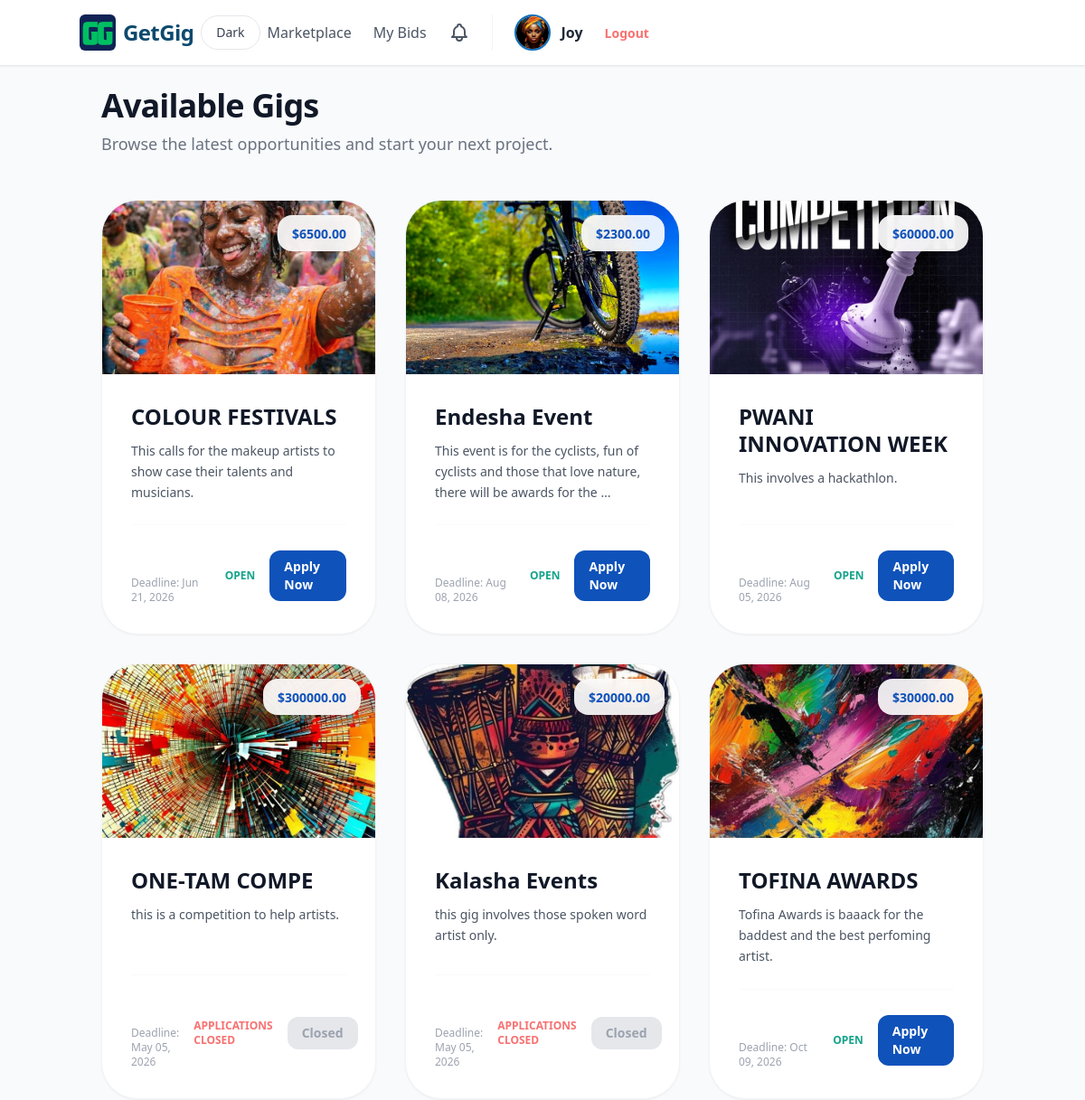
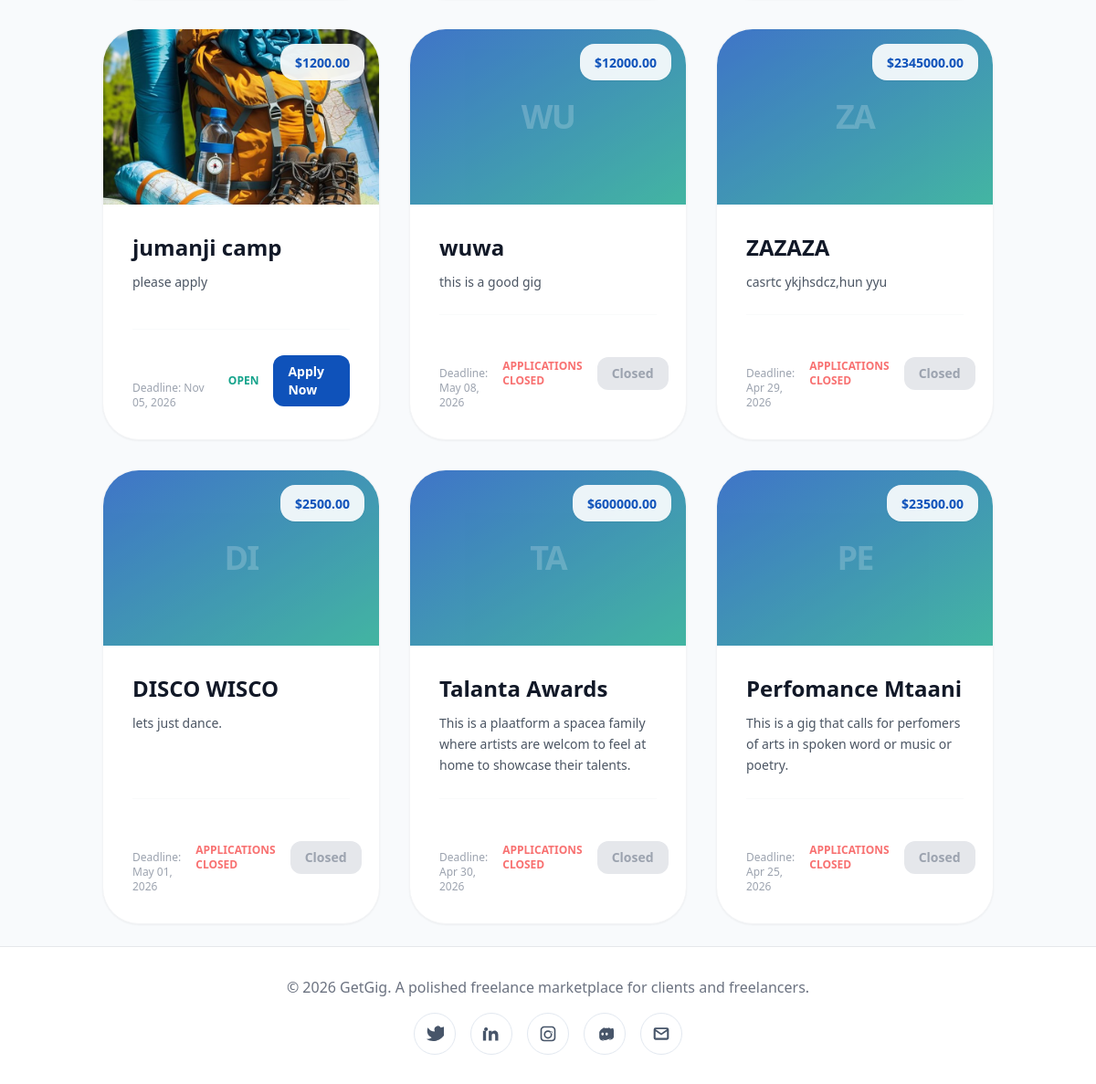
The app's page /projects/freelancer/ (signed in) with its own data (2 pictures, top to bottom).
### users/models.py (models this page shows, shortened)
class CustomUser(AbstractUser):
    USER_TYPE_CHOICES = (
        ('client', 'Client'),
        ('freelancer', 'Freelancer'),
    )
    user_type = models.CharField(max_length=10, choices=USER_TYPE_CHOICES, default='freelancer')
    profile_image = models.ImageField(upload_to='profiles/', default='profiles/default.png')
    bio = models.TextField(blank=True)
    profile_image = models.ImageField(upload_to='profiles/', blank=True, null=True)
    company_name = models.CharField(max_length=100, blank=True)
    skills = models.CharField(max_length=255, blank=True)

### projects/models.py (models this page shows, shortened)
class Project(models.Model):
    client = models.ForeignKey(settings.AUTH_USER_MODEL, on_delete=models.CASCADE, related_name='projects')
    title = models.CharField(max_length=200)
    description = models.TextField()
    budget = models.DecimalField(max_digits=10, decimal_places=2)
    deadline = models.DateField()
    created_at = models.DateTimeField(auto_now_add=True)
    image = models.ImageField(upload_to='project_images/', blank=True, null=True)
    requirements = models.JSONField(default=list, blank=True)
    status = models.CharField(
        max_length=20,
        choices=[('active', 'Active'), ('closed', 'Closed Early'), ('ended', 'Ended')],
        default='active'
    )
    @property
    def is_ended(self):
        if self.status in ['ended', 'closed']:
            return True
        return self.deadline < timezone.localdate()
    @property
    def can_apply(self):
        return not self.is_ended

### projects/views.py (the view)
# urls.py: path('freelancer/', views.freelancer_dashboard, name='freelancer_dashboard'),
@login_required
def freelancer_dashboard(request):
    if request.user.user_type == 'client':
        return redirect('projects:client_dashboard')
    all_projects = Project.objects.order_by('-created_at')
    return render(request, 'freelancers/dashboard.html', {'projects': all_projects})

### templates/freelancers/dashboard.html (shortened to what this page needs)
{% extends 'base.html' %}
{% load static %}
{% block content %}
<div class="mb-12">
    <h1 class="text-4xl font-extrabold text-gray-900 tracking-tight">Available Gigs</h1>
    <p class="text-lg text-gray-500 dark:text-slate-400 mt-2">Browse the latest opportunities and start your next project.</p>
</div>
<div class="grid md:grid-cols-2 lg:grid-cols-3 gap-8">
    {% for project in projects %}
        <div class="group bg-white dark:bg-slate-900 rounded-[2.5rem] shadow-sm border border-gray-100 dark:border-slate-700 hover:shadow-2xl hover:-translate-y-2 transition-all duration-500 flex flex-col h-full overflow-hidden">
            <div class="relative h-48 w-full overflow-hidden">
                {% if project.image %}
                    <img src="{{ project.image.url }}" alt="{{ project.title }}" class="w-full h-full object-cover group-hover:scale-110 transition duration-500">
                {% else %}
                    <div class="w-full h-full bg-gradient-to-br from-ocean to-mint opacity-80 flex items-center justify-center">
                        <span class="text-white font-black text-4xl opacity-20 uppercase tracking-tighter">{{ project.title|slice:":2" }}</span>
                    </div>
                {% endif %}
                <div class="absolute top-4 right-4 bg-white/90 dark:bg-slate-900/90 backdrop-blur-md px-4 py-2 rounded-2xl shadow-sm">
                    <span class="text-ocean font-black text-sm">${{ project.budget }}</span>
                </div>
            </div>
            <div class="p-8 flex-grow flex flex-col">
                <div class="flex-grow">
                    <h3 class="text-2xl font-bold text-gray-900 dark:text-slate-100 mb-3 leading-tight group-hover:text-ocean transition">
                        {{ project.title }}
                    </h3>
                    <p class="text-gray-600 dark:text-slate-300 text-sm leading-relaxed mb-6">
                        {{ project.description|truncatewords:20 }}
                    </p>
                </div>
                <div class="pt-6 border-t border-gray-50 dark:border-slate-700 flex items-center justify-between gap-4">
                    <div class="space-y-2">
                        <p class="text-xs text-gray-400">Deadline: {{ project.deadline|date:"M d, Y" }}</p>
                    </div>
                    {% if project.can_apply %}
    <span class="text-xs font-bold text-mint uppercase">Open</span>
    <a href="{% url 'projects:apply_to_project' project.id %}" class="bg-ocean text-white px-4 py-2 rounded-xl text-sm font-bold">
        Apply Now
    </a>
{% else %}
    <span class="text-xs font-bold text-red-400 uppercase">Applications Closed</span>
    <button disabled class="bg-gray-200 dark:bg-slate-800 text-gray-400 px-4 py-2 rounded-xl text-sm font-bold cursor-not-allowed">
        Closed
    </button>
{% endif %}
                </div>
            </div>
        </div>
    {% endfor %}
</div>
{% endblock %}

### templates/base.html (shortened to what this page needs)
{% load static %}
{% load pwa %}
<!DOCTYPE html>
<html lang="en">
<head>
    <script src="https://cdn.tailwindcss.com"></script>
</head>
<body class="bg-slate-50 text-slate-900 min-h-screen flex flex-col transition-colors duration-300 dark:bg-slate-950 dark:text-slate-100">
    <nav class="bg-white border-b border-gray-200 p-4 shadow-sm transition-colors duration-300 dark:bg-slate-900 dark:border-slate-700">
        <div class="container mx-auto flex flex-wrap justify-between items-center gap-4">
            <div class="flex items-center space-x-2">
                <a href="/" class="flex items-center space-x-2">
                <img src="{% static 'images/logo.jpg' %}" alt="GetGig Logo" class="h-10 w-auto rounded-md">
                <span class="text-2xl font-bold text-[#0c4a6e] tracking-tight">GetGig</span>
            </a>
            <button id="theme-toggle" type="button" class="inline-flex items-center rounded-full border border-gray-200 bg-white px-4 py-2 text-sm text-gray-700 hover:bg-gray-100 transition-colors duration-200 dark:border-slate-700 dark:bg-slate-800 dark:text-slate-200 dark:hover:bg-slate-700">
                <span id="theme-toggle-text">Dark</span>
            </button>
            <div class="flex items-center space-x-6 font-medium text-gray-600 dark:text-slate-300">
                {% if user.is_authenticated %}
                    {% if user.user_type == 'freelancer' %}
                        <a href="{% url 'projects:freelancer_dashboard' %}" class="hover:text-mint">Marketplace</a>
                        <a href="{% url 'projects:my_bids' %}" class="hover:text-mint">My Bids</a>
                    {% else %}
                        <a href="{% url 'projects:client_dashboard' %}" class="hover:text-mint">Dashboard</a>
                        <a href="{% url 'projects:create_project' %}" class="hover:text-ocean">Post Gig</a>
                    {% endif %}
                    <a href="{% url 'users:notifications' %}" class="text-gray-600 dark:text-slate-300 hover:text-blue-600 relative">
                    </a>
                    <a href="{% url 'users:edit_profile' %}" class="flex items-center space-x-3 group border-l pl-6 border-gray-100 dark:border-slate-700">
                        {% if user.profile_image %}
                            <img src="{{ user.profile_image.url }}" class="w-10 h-10 rounded-full object-cover border-2 border-[#0C6FBD] group-hover:border-mint transition shadow-sm">
                        {% else %}
                            <div class="w-10 h-10 rounded-full bg-[#0C6FBD] text-white flex items-center justify-center font-bold shadow-sm group-hover:bg-blue-700 transition">
                                {{ user.username|first|upper }}
                            </div>
                        {% endif %}
                        <span class="font-bold text-gray-800 dark:text-slate-100 hidden md:inline">{{ user.username }}</span>
                    </a>
                    <form action="{% url 'logout' %}" method="post" class="inline">
                        <button type="submit" class="text-sm font-bold text-red-400 hover:text-red-600 transition">Logout</button>
                    </form>
                {% else %}
                    <a href="{% url 'login' %}" class="hover:text-ocean">Login</a>
                    <a href="{% url 'users:register' %}" class="bg-[#0F52BA] hover:bg-blue-700 text-white px-6 py-2 rounded-lg transition shadow-md">
                        Join GetGig
                    </a>
                {% endif %}
            </div>
        </div>
    </nav>
    <div class="container mx-auto p-6 flex-grow">
        {% block content %}{% endblock %}
    </div>
    <footer class="bg-white border-t border-gray-200 p-8 text-center text-gray-500 transition-colors duration-300 dark:bg-slate-900 dark:border-slate-700 dark:text-slate-400">
        <div class="max-w-6xl mx-auto space-y-4">
            <p>© 2026 GetGig. A polished freelance marketplace for clients and freelancers.</p>
            <div class="flex flex-wrap justify-center gap-4 text-slate-600 dark:text-slate-400">
                <a href="https://twitter.com/getgighq" class="inline-flex items-center justify-center rounded-full border border-slate-200 p-3 transition hover:border-ocean hover:text-ocean dark:border-slate-700 dark:hover:text-mint" aria-label="Twitter">
                    <svg xmlns="http://www.w3.org/2000/svg" viewBox="0 0 24 24" class="h-5 w-5" fill="currentColor"><path d="M23 3a10.9 10.9 0 01-3.14.86A4.48 4.48 0 0012 8.12v1A10.66 10.66 0 013 4s-4 9 5 13a11.64 11.64 0 01-7 2c13 8 27-4 27-15.5a4.5 4.5 0 00-.08-.83A7.72 7.72 0 0023 3z"/></svg>
                </a>
                <a href="https://www.linkedin.com/company/getgig-connect" class="inline-flex items-center justify-center rounded-full border border-slate-200 p-3 transition hover:border-ocean hover:text-ocean dark:border-slate-700 dark:hover:text-mint" aria-label="LinkedIn">
                    <svg xmlns="http://www.w3.org/2000/svg" viewBox="0 0 24 24" class="h-5 w-5" fill="currentColor"><path d="M4.98 3.5a2.5 2.5 0 11-.02 0zm.02 4.5H1V21h4V8zm7.5 0h-4v13h4v-6.5c0-3.5 4.5-3.8 4.5 0V21h4v-7.5c0-7.25-7.5-7-8.5-3.25V8z"/></svg>
                </a>
                <a href="https://www.instagram.com/getgig.studio" class="inline-flex items-center justify-center rounded-full border border-slate-200 p-3 transition hover:border-ocean hover:text-ocean dark:border-slate-700 dark:hover:text-mint" aria-label="Instagram">
                </a>
                <a href="https://discord.gg/getgig-community" class="inline-flex items-center justify-center rounded-full border border-slate-200 p-3 transition hover:border-ocean hover:text-ocean dark:border-slate-700 dark:hover:text-mint" aria-label="Discord">
                </a>
                <a href="mailto:hello@getgig.com" class="inline-flex items-center justify-center rounded-full border border-slate-200 p-3 transition hover:border-ocean hover:text-ocean dark:border-slate-700 dark:hover:text-mint" aria-label="Email">
                    <svg xmlns="http://www.w3.org/2000/svg" viewBox="0 0 24 24" class="h-5 w-5" fill="currentColor"><path d="M2 6.5A2.5 2.5 0 014.5 4h15A2.5 2.5 0 0122 6.5v11A2.5 2.5 0 0119.5 20h-15A2.5 2.5 0 012 17.5v-11zm2.5-.5L12 11.5 19.5 6H4.5zm0 2.75V17.5h15V8.75l-7.5 5-7.5-5z"/></svg>
                </a>
            </div>
        </div>
    </footer>
</body>
</html>

### records on screen
CustomUser: profile_image (picture), username "Joy"
Project: image (picture), budget "6500.00", title "COLOUR FESTIVALS", description "This calls for the makeup artists to show case their talents and musicians.", deadline "Jun 21, 2026", status "OPEN"
Project: image (picture), budget "2300.00", title "Endesha Event", description "This event is for the cyclists, fun of cyclists and those that love nature, there will be awards for the …", deadline "Aug 08, 2026", status "OPEN"
Project: image (picture), budget "60000.00", title "PWANI INNOVATION WEEK", description "This involves a hackathlon.", deadline "Aug 05, 2026", status "OPEN"
Project: image (picture), budget "300000.00", title "ONE-TAM COMPE", description "this is a competition to help artists.", deadline "May 05, 2026", status "APPLICATIONS CLOSED"
Project: image (picture), budget "20000.00", title "Kalasha Events", description "this gig involves those spoken word artist only.", deadline "May 05, 2026", status "APPLICATIONS CLOSED"
Project: image (picture), budget "30000.00", title "TOFINA AWARDS", description "Tofina Awards is baaack for the baddest and the best perfoming artist.", deadline "Oct 09, 2026", status "OPEN"
Project: image (picture), budget "1200.00", title "jumanji camp", description "please apply", deadline "Nov 05, 2026", status "OPEN"
Project: title "WU", budget "12000.00", title "wuwa", description "this is a good gig", deadline "May 08, 2026", status "APPLICATIONS CLOSED"
Project: title "ZA", budget "2345000.00", title "ZAZAZA", description "casrtc ykjhsdcz,hun yyu", deadline "Apr 29, 2026", status "APPLICATIONS CLOSED"
Project: title "DI", budget "2500.00", title "DISCO WISCO", description "lets just dance.", deadline "May 01, 2026", status "APPLICATIONS CLOSED"
Project: title "TA", budget "600000.00", title "Talanta Awards", description "This is a plaatform a spacea family where artists are welcom to feel at home to showcase their talents.", deadline "Apr 30, 2026", status "APPLICATIONS CLOSED"
Project: title "PE", budget "23500.00", title "Perfomance Mtaani", description "This is a gig that calls for perfomers of arts in spoken word or music or poetry.", deadline "Apr 25, 2026", status "APPLICATIONS CLOSED"
